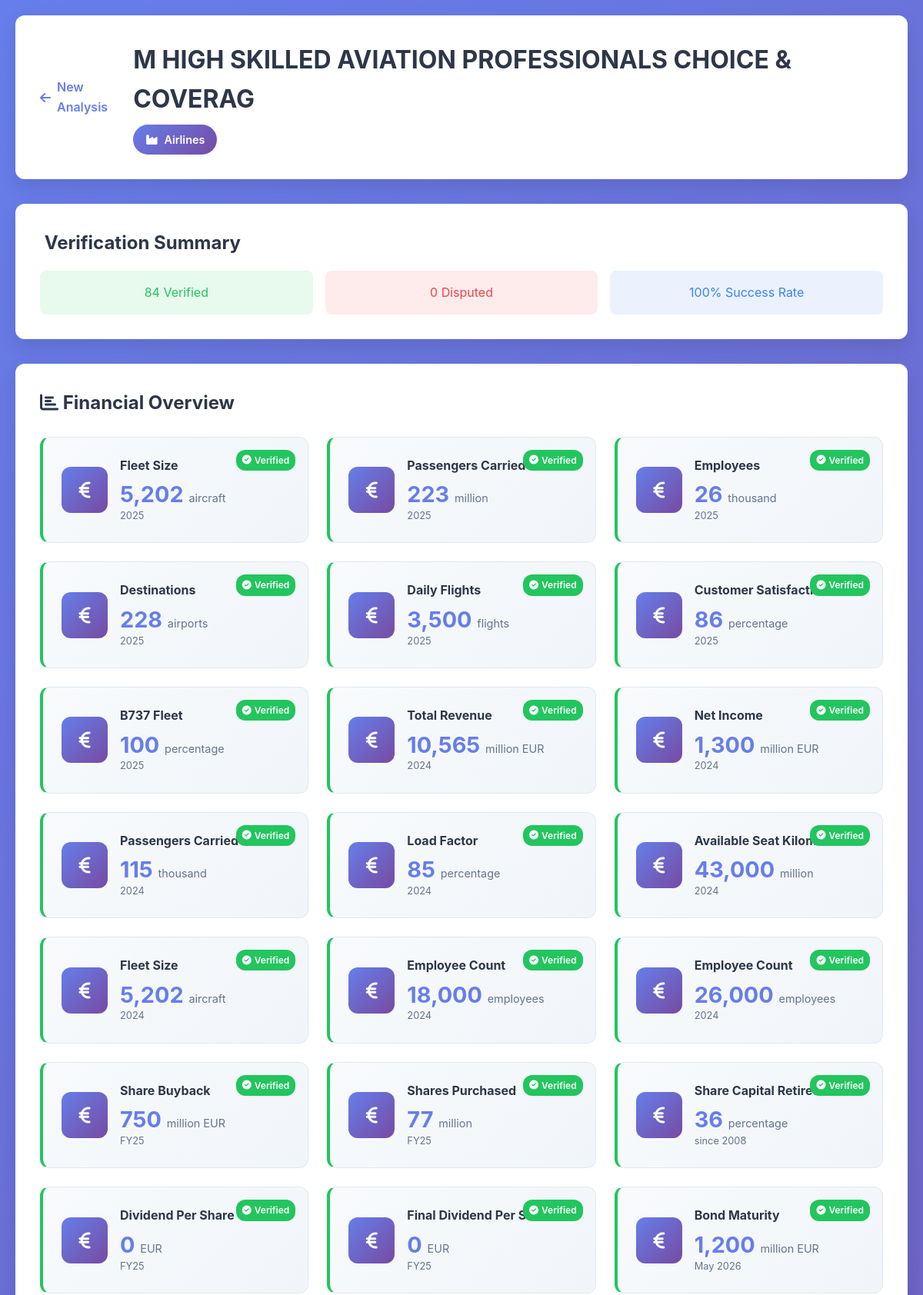
Screenshot of /results/15 (upper part) with the database file from the repository.
### tables this page shows
CREATE TABLE companies (
                id INTEGER PRIMARY KEY AUTOINCREMENT,
                name TEXT UNIQUE NOT NULL,
                sector TEXT,
                detected_industry TEXT,
                industry_confidence REAL,
                created_at TIMESTAMP DEFAULT CURRENT_TIMESTAMP,
                updated_at TIMESTAMP DEFAULT CURRENT_TIMESTAMP
            );

CREATE TABLE financial_metrics (
                id INTEGER PRIMARY KEY AUTOINCREMENT,
                document_id INTEGER,
                page_number INTEGER,
                metric_name TEXT NOT NULL,
                metric_type TEXT,  -- 'universal', 'industry_specific', 'other'
                value REAL NOT NULL,
                unit TEXT,
                period TEXT,
                confidence REAL,
                extraction_method TEXT,
                source_text TEXT,
                created_at TIMESTAMP DEFAULT CURRENT_TIMESTAMP,
                FOREIGN KEY (document_id) REFERENCES documents (id)
            );

### app.py (the view)
@app.route('/results/<int:doc_id>')
def results(doc_id):
    try:
        intelligence = processor.get_company_intelligence(doc_id)
        if 'error' in intelligence:
            return render_template('results.html',
                                 error=intelligence['error'],
                                 doc_id=doc_id)
        return render_template('results.html',
                             data=intelligence,
                             doc_id=doc_id)
    except Exception as e:
        app.logger.error(f"Results error for doc {doc_id}: {str(e)}")
        return render_template('results.html',
                             error="Failed to load analysis results",
                             doc_id=doc_id)

### templates/results.html (shortened to what this page needs)
<!DOCTYPE html>
<html lang="en">
<head>
    <link href="https://cdnjs.cloudflare.com/ajax/libs/font-awesome/6.0.0/css/all.min.css" rel="stylesheet">
    <link href="{{ url_for('static', filename='css/style.css') }}" rel="stylesheet">
</head>
<body>
    <div class="container">
        <header class="results-header">
            <div class="back-button">
                <a href="{{ url_for('index') }}">
                    <i class="fas fa-arrow-left"></i> New Analysis
                </a>
            </div>
            <div class="company-header">
                <h1>{{ data.company_profile.name }}</h1>
                <div class="industry-badge">
                    <i class="fas fa-industry"></i>
                    {{ data.company_profile.detected_industry.title() }}
                </div>
            </div>
        </header>
        <div class="verification-summary">
            <h2> Verification Summary</h2>
            <div class="verification-stats">
                <div class="stat-item verified">
                    <span class="count">{{ data.verification_summary.verified_count }}</span>
                    <span class="label">Verified</span>
                </div>
                <div class="stat-item disputed">
                    <span class="count">{{ data.verification_summary.disputed_count }}</span>
                    <span class="label">Disputed</span>
                </div>
                <div class="stat-item rate">
                    <span class="count">{{ "{:.0%}".format(data.verification_summary.verification_rate) }}</span>
                    <span class="label">Success Rate</span>
                </div>
            </div>
        </div>
        <div class="metrics-dashboard">
            <div class="metrics-section">
                <h2><i class="fas fa-chart-bar"></i> Financial Overview</h2>
                <div class="metrics-grid">
                    {% for metric_name, metric_data in data.verified_metrics.items() %}
                    <div class="metric-card verified-metric">
                        <div class="verification-badge verified">
                            <i class="fas fa-check-circle"></i> Verified
                        </div>
                        <div class="metric-icon">
                            <i class="fas fa-euro-sign"></i>
                        </div>
                        <div class="metric-content">
                            <h3>{{ metric_name.replace('_', ' ').title() }}</h3>
                            <div class="metric-value">
                                {{ "{:,.0f}".format(metric_data.value) }}
                                <span class="metric-unit">{{ metric_data.unit.replace('_', ' ') }}</span>
                            </div>
                            <div class="metric-period">{{ metric_data.period }}</div>
                        </div>
                    </div>
                    {% endfor %}
                </div>
            </div>
        </div>
    </div>
</body>
</html>

### static/css/style.css (style rules this page uses)
:root { --primary-color: #667eea; --primary-gradient: linear-gradient(135deg, #667eea 0%, #764ba2 100%); --secondary-color: #f093fb; --secondary-gradient: linear-gradient(135deg, #f093fb 0%, #f5576c 100%); --success-color: #4facfe; --warning-color: #f6d365; --danger-color: #fa709a; --dark-color: #2d3748; --light-color: #f7fafc; --border-color: #e2e8f0; --shadow: 0 10px 25px rgba(0,0,0,0.1); --shadow-hover: 0 20px 40px rgba(0,0,0,0.15); --border-radius: 12px; --transition: all 0.3s cubic-bezier(0.4, 0.0, 0.2, 1); }
* { margin: 0; padding: 0; box-sizing: border-box; }
body { font-family: 'Inter', -apple-system, BlinkMacSystemFont, sans-serif; background: linear-gradient(135deg, #667eea 0%, #764ba2 100%); min-height: 100vh; color: var(--dark-color); line-height: 1.6; }
.container { max-width: 1200px; margin: 0 auto; padding: 20px; }
.metrics-dashboard { margin: 2rem 0; }
.metrics-section { background: white; border-radius: var(--border-radius); padding: 2rem; margin-bottom: 2rem; box-shadow: var(--shadow); }
.metrics-section h2 { font-size: 1.5rem; margin-bottom: 1.5rem; color: var(--dark-color); }
.metrics-grid { display: grid; grid-template-columns: repeat(auto-fit, minmax(280px, 1fr)); gap: 1.5rem; }
.metric-card { background: linear-gradient(135deg, #f8fafc 0%, #f1f5f9 100%); border-radius: var(--border-radius); padding: 1.5rem; display: flex; align-items: center; gap: 1rem; transition: var(--transition); border: 1px solid var(--border-color); }
.metric-icon { width: 60px; height: 60px; background: var(--primary-gradient); border-radius: 12px; display: flex; align-items: center; justify-content: center; color: white; font-size: 1.5rem; flex-shrink: 0; }
.metric-content h3 { font-size: 1rem; color: var(--dark-color); margin-bottom: 0.5rem; }
.metric-value { font-size: 1.8rem; font-weight: 700; color: var(--primary-color); line-height: 1.2; }
.metric-unit { font-size: 0.9rem; font-weight: 400; color: #64748b; }
.metric-period { font-size: 0.8rem; color: #64748b; }
.results-header { background: white; border-radius: var(--border-radius); padding: 2rem; margin-bottom: 2rem; box-shadow: var(--shadow); display: flex; align-items: center; justify-content: space-between; }
.back-button a { color: var(--primary-color); text-decoration: none; font-weight: 600; display: flex; align-items: center; gap: 0.5rem; transition: var(--transition); }
.company-header h1 { font-size: 2rem; color: var(--dark-color); margin-bottom: 0.5rem; }
.industry-badge { background: var(--primary-gradient); color: white; padding: 0.5rem 1rem; border-radius: 20px; font-size: 0.9rem; font-weight: 600; display: inline-flex; align-items: center; gap: 0.5rem; }
.metric-card, .insight-card { animation: fadeIn 0.6s ease-out; }
.verification-summary { background: white; border-radius: var(--border-radius); padding: 2rem; margin-bottom: 2rem; box-shadow: var(--shadow); }
.verification-stats { display: grid; grid-template-columns: repeat(auto-fit, minmax(150px, 1fr)); gap: 1rem; margin-top: 1rem; }
.stat-item { text-align: center; padding: 1rem; border-radius: 8px; }
.stat-item.verified { background: rgba(34, 197, 94, 0.1); color: #22c55e; }
.stat-item.disputed { background: rgba(239, 68, 68, 0.1); color: #ef4444; }
.stat-item.rate { background: rgba(59, 130, 246, 0.1); color: #3b82f6; }
.verification-badge { position: absolute; top: 1rem; right: 1rem; padding: 0.25rem 0.5rem; border-radius: 12px; font-size: 0.75rem; font-weight: 600; display: flex; align-items: center; gap: 0.25rem; }
.verification-badge.verified { background: #22c55e; color: white; }
.metric-card { position: relative; }
.metric-card.verified-metric { border-left: 4px solid #22c55e; }

### rows the page displays
companies: company_profile.name "M HIGH SKILLED AVIATION PROFESSIONALS CHOICE & COVERAG", company_profile.detected_industry "Airlines"
financial_metrics: replace "Fleet Size", unit.replace "aircraft", period "2025"
financial_metrics: value "5,202"
financial_metrics: replace "Passengers Carried", unit.replace "million", period "2025"
financial_metrics: value "223"
financial_metrics: replace "Employees", value "26", unit.replace "thousand", period "2025"
financial_metrics: replace "Destinations", value "228", unit.replace "airports", period "2025"
financial_metrics: replace "Daily Flights", value "3,500", unit.replace "flights", period "2025"
financial_metrics: replace "Customer Satisfaction", value "86", unit.replace "percentage", period "2025"
financial_metrics: replace "B737 Fleet", value "100", unit.replace "percentage", period "2025"
financial_metrics: replace "Total Revenue", value "10,565", unit.replace "million EUR", period "2024"
financial_metrics: replace "Net Income", value "1,300", unit.replace "million EUR", period "2024"
financial_metrics: replace "Passengers Carried", unit.replace "thousand", period "2024"
financial_metrics: value "115"
financial_metrics: replace "Load Factor", unit.replace "percentage", period "2024"
financial_metrics: value "85"
financial_metrics: replace "Available Seat Kilometers", unit.replace "million", period "2024"
financial_metrics: value "43,000"
financial_metrics: replace "Fleet Size", unit.replace "aircraft", period "2024"
financial_metrics: value "5,202"
financial_metrics: replace "Employee Count", value "18,000", unit.replace "employees", period "2024"
financial_metrics: replace "Employee Count", unit.replace "employees", period "2024"
financial_metrics: value "26,000"
financial_metrics: replace "Share Buyback", unit.replace "million EUR", period "FY25"
financial_metrics: value "750"
financial_metrics: replace "Shares Purchased", value "77", unit.replace "million", period "FY25"
financial_metrics: replace "Share Capital Retired", value "36", unit.replace "percentage", period "since 2008"
financial_metrics: replace "Dividend Per Share", value "0", unit.replace "EUR", period "FY25"
financial_metrics: replace "Final Dividend Per Share", value "0", unit.replace "EUR", period "FY25"
financial_metrics: replace "Bond Maturity", unit.replace "million EUR", period "May 2026"
financial_metrics: value "1,200"

### other values shown
{{ data.verification_summary.verified_count }} "84"
{{ data.verification_summary.disputed_count }} "0"
{{ "{:.0%}".format(data.verification_summary.verification_rate) }} "100%"
